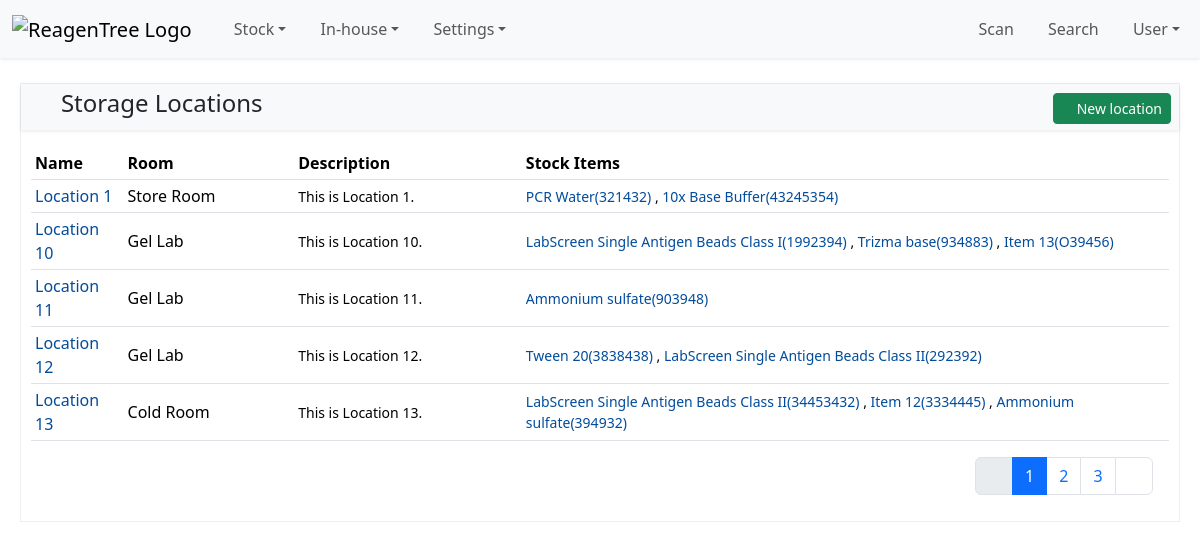
Screenshot of /location/ (signed in) with the database file from the repository.
### location/models.py (models this page shows, shortened)
class Location(TimeStampUserMixin, models.Model):
    ROOM_CHOICES = [
        (0, "Unknown"),
        (1, "Main Lab"),
        (2, "Gel Lab"),
        (3, "Cold Room"),
        (4, "Freezer Room"),
        (5, "FACS Lab"),
        (6, "Store Room"),
        (7, "Wash Room"),
    ]
    name = models.CharField(max_length=100, unique=True)
    room = models.PositiveSmallIntegerField(choices=ROOM_CHOICES, default=0)
    description = models.TextField(blank=True)
    @property
    def room_name(self):
        room_dict = dict(self.ROOM_CHOICES)
        return room_dict.get(self.room)
    @property
    def stock_items(self):
        stock_entries = self.stock_entries.all()
        return {stock_entry.stock for stock_entry in stock_entries if stock_entry.remaining_quantity > 0}
    class Meta:
        ordering = ["name"]

### item/models/stock.py (models this page shows, shortened)
class Stock(TimeStampUserMixin, models.Model):
    CONDITION_CHOICES = [(0, "Unknown"), (1, "Good"), (2, "Unacceptable"), (3, "Requires Attention")]
    item = models.ForeignKey("item.Item", on_delete=models.CASCADE, related_name="stocks", null=True, blank=True)
    inhouse_reagent = models.ForeignKey(
        "item.InhouseReagent", on_delete=models.CASCADE, related_name="stocks", null=True, blank=True
    )
    delivery_date = models.DateField(blank=True, null=True)
    condition = models.PositiveSmallIntegerField(choices=CONDITION_CHOICES, default=0)
    lot_number = models.CharField(max_length=50)
    expiry_date = models.DateField()
    comments = models.TextField(blank=True, null=True)
    @property
    def source(self):
        return self.item or self.inhouse_reagent
    def __str__(self):
        return f"{self.source.name}({self.lot_number})"
    class Meta:
        verbose_name = "Stock"
        verbose_name_plural = "Stocks"
        ordering = ["-delivery_date", "item", "inhouse_reagent", "lot_number"]

### item/models/item.py (models this page shows, shortened)
class Item(TimeStampUserMixin, models.Model):
    name = models.CharField(max_length=255)
    description = models.TextField(blank=True, null=True)
    cas_number = models.CharField(max_length=20, blank=True, null=True)
    product_id = models.CharField(max_length=100)
    category = models.ForeignKey(
        "category.Category", on_delete=models.SET_NULL, null=True, blank=True, related_name="items"
    )
    quantity = models.DecimalField(max_digits=10, decimal_places=1, null=True, blank=True)
    quantity_unit = models.ForeignKey("item.Unit", on_delete=models.SET_NULL, null=True)
    manufacturer = models.ForeignKey(
        "company.Company", related_name="manufactured_items", on_delete=models.SET_NULL, null=True, blank=True
    )
    supplier = models.ForeignKey(
        "company.Company", related_name="supplied_items", on_delete=models.SET_NULL, null=True, blank=True
    )
    class Meta:
        ordering = ["name"]
        unique_together = ["name", "product_id"]

### item/models/inhouse.py (models this page shows, shortened)
class InhouseReagent(TimeStampUserMixin, models.Model):
    name = models.CharField(max_length=255)
    description = models.TextField(blank=True, null=True)
    product_id = models.CharField(max_length=100)
    lot_number = models.CharField(max_length=50)
    components = models.ManyToManyField("item.Stock", through="item.ReagentComponent", related_name="inhouse_reagents")
    class Meta:
        unique_together = ["product_id", "lot_number"]

### location/views.py (the view)
# urls.py: path("", LocationListView.as_view(), name="location_list"),
class LocationListView(LoginRequiredMixin, ListView):
    model = Location
    context_object_name = "locations"
    template_name = "location/location_list.html"
    paginate_by = 5

### location/templates/location/location_list.html (shortened to what this page needs)
{% extends "object_list_base.html" %}
{% block panel_title %}
  <i class="bi bi-geo-alt-fill location-text-color"></i> Storage Locations
{% endblock panel_title %}
{% block panel_actions %}
  <a href="{% url 'location_create' %}" class="btn btn-sm btn-success"><i class="bi bi-plus-circle"></i> New location</a>
{% endblock panel_actions %}
{% block panel_content %}
  <div class="table-responsive">
    <table class="table table-sm table-hover">
      <thead>
        <tr>
          <th>Name</th>
          <th width="15%" class="d-none d-lg-table-cell">Room</th>
          <th width="20%" class="d-none d-lg-table-cell">Description</th>
          <th class="d-none d-lg-table-cell">Stock Items</th>
          <th class="d-none d-lg-table-cell">{% include "partials/tooltray_toggle_icon.html" %}</th>
        </tr>
      </thead>
      <tbody>
        {% for location in locations %}
          <tr class="align-middle">
            <td>
              <a href="{% url 'location_detail' location.pk %}">{{ location.name }}</a>
            </td>
            <td class="d-none d-lg-table-cell align-middle">{{ location.room_name|default_if_none:"" }}</td>
            <td class="d-none d-lg-table-cell small">{{ location.description|truncatechars:150 }}</td>
            <td class="d-none d-lg-table-cell small">
              {% if location.stock_items|length %}
                {% for stock in location.stock_items|slice:10 %}
                  <a href="{% url 'stock_detail' stock.pk %}">{{ stock }}</a>
                  {% if not forloop.last %},{% endif %}
                {% endfor %}
              {% endif %}
            </td>
            <td class="d-none d-lg-table-cell">
            </td>
          </tr>
        {% endfor %}
      </tbody>
    </table>
  </div>
{% endblock panel_content %}

### static/css/reagentree-1.0.css (style rules this page uses)
:root { --rt-light-shadow: 0 1px 4px rgba(0, 0, 0, 0.1); --rt-category: #ffc400; --rt-company: #0078d4; --rt-delivery: #4830d1; --rt-validation: #1ba756; --rt-location: #66dcc5; --rt-setting: #2a4a5a; --rt-search: #17a2b8; --rt-user: #4e4083; --rt-fushsia: #915c83; --rt-green20: #498205; --rt-item: #503191; --rt-stock: #ff9000; --rt-inhouse: #dd5030; --rt-inhousestock: #008080; }
a { text-decoration: none; color: #024c9b; }
.location-text-color { color: var(--rt-location); }

### rows the page displays
Location: name "Location 1", room_name "Store Room", description "This is Location 1."
Stock: item+lot_number "PCR Water(321432)"
Stock: item+inhouse_reagent+lot_number "10x Base Buffer(43245354)"
Location: name "Location 10", room_name "Gel Lab", description "This is Location 10."
Stock: item+lot_number "LabScreen Single Antigen Beads Class I(1992394)"
Stock: item+lot_number "Trizma base(934883)"
Stock: item+lot_number "Item 13(O39456)"
Location: name "Location 11", room_name "Gel Lab", description "This is Location 11."
Stock: item+lot_number "Ammonium sulfate(903948)"
Location: name "Location 12", room_name "Gel Lab", description "This is Location 12."
Stock: item+lot_number "Tween 20(3838438)"
Stock: item+lot_number "LabScreen Single Antigen Beads Class II(292392)"
Location: name "Location 13", room_name "Cold Room", description "This is Location 13."
Stock: item+lot_number "LabScreen Single Antigen Beads Class II(34453432)"
Stock: item+lot_number "Item 12(3334445)"
Stock: item+lot_number "Ammonium sulfate(394932)"

### other values shown
{{ i }} "1"
{{ i }} "2" "3"
